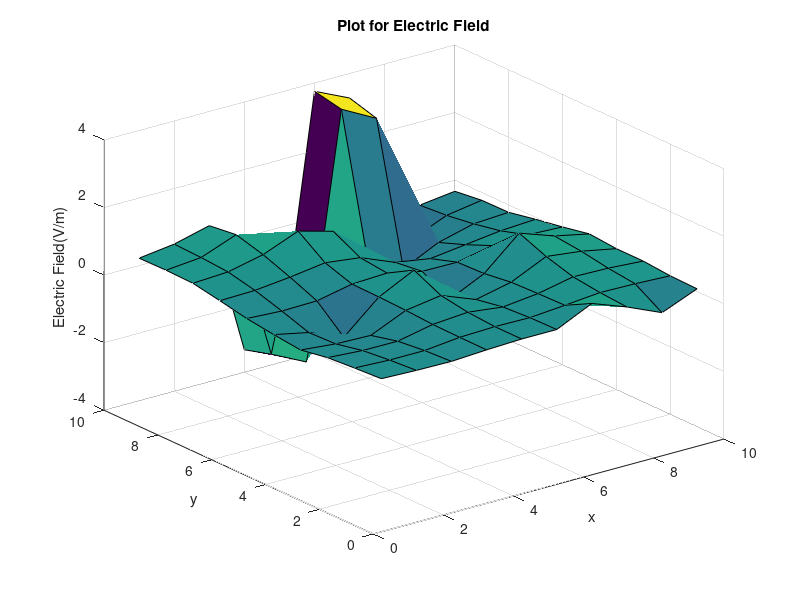

Reproduce this figure in MATLAB.
%Justin Ndhlala


x=1:10;
y=1:10;

V=[0.25,0.2,0.08,0,0,0,0,0.98,0.21,0.29;
0.39,0.29,0.1,0,0.03,0,0,0.14,0.33,0.43;
0.63,0.47,0.17,0,0.13,0.12,0,0.22,0.53,0.699;
1.16,0.86,0.36,0,0.42,0.38,0,0.42,1,1.17;
1.91,1.7,1.05,0,1.17,1.15,0,0.97,1.65,1.89;
2.93,2.83,2.61,2.55,2.76,2.79,2.54,2.55,2.72,2.8;
3.93,3.99,4.1,4.38,4.78,4.8,4.36,4.04,3.86,3.8;
4.85,5.06,5.38,6.05,7.2,7.3,5.96,5.2,4.86,4.64;
5.55,5.78,6.2,7.22,0,0,7.18,6.08,5.52,5.29;
5.96,6.18,6.67,7.42,0,0,7.51,6.55,5.96,5.63];

V1=gradient(V);
%Since the distance between points is constant, I just assumed it is 1 so this will not affect the derivative
surf(x,y,V1);
title('Plot for Electric Field');
xlabel('x')
ylabel('y')
zlabel('Electric Field(V/m)')

